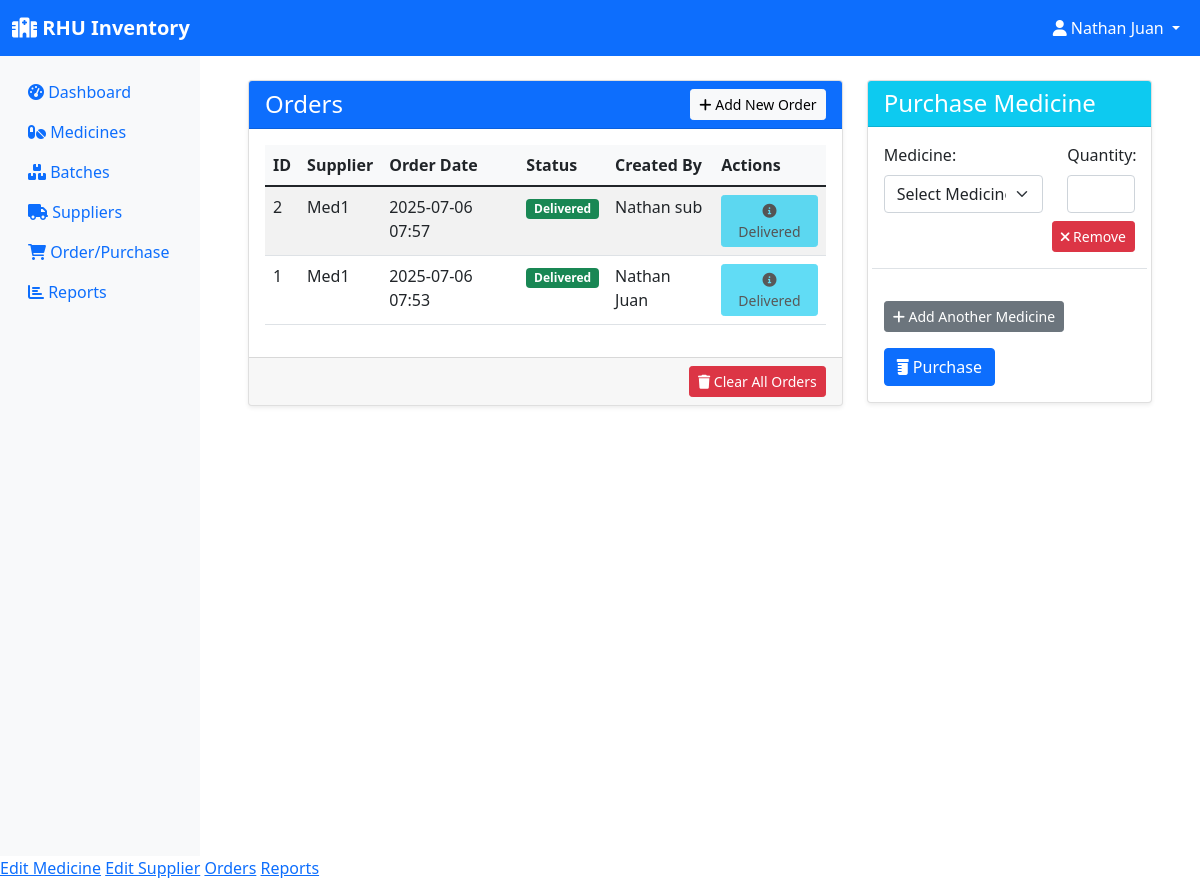
Before: /orders (signed in) with the older database file.
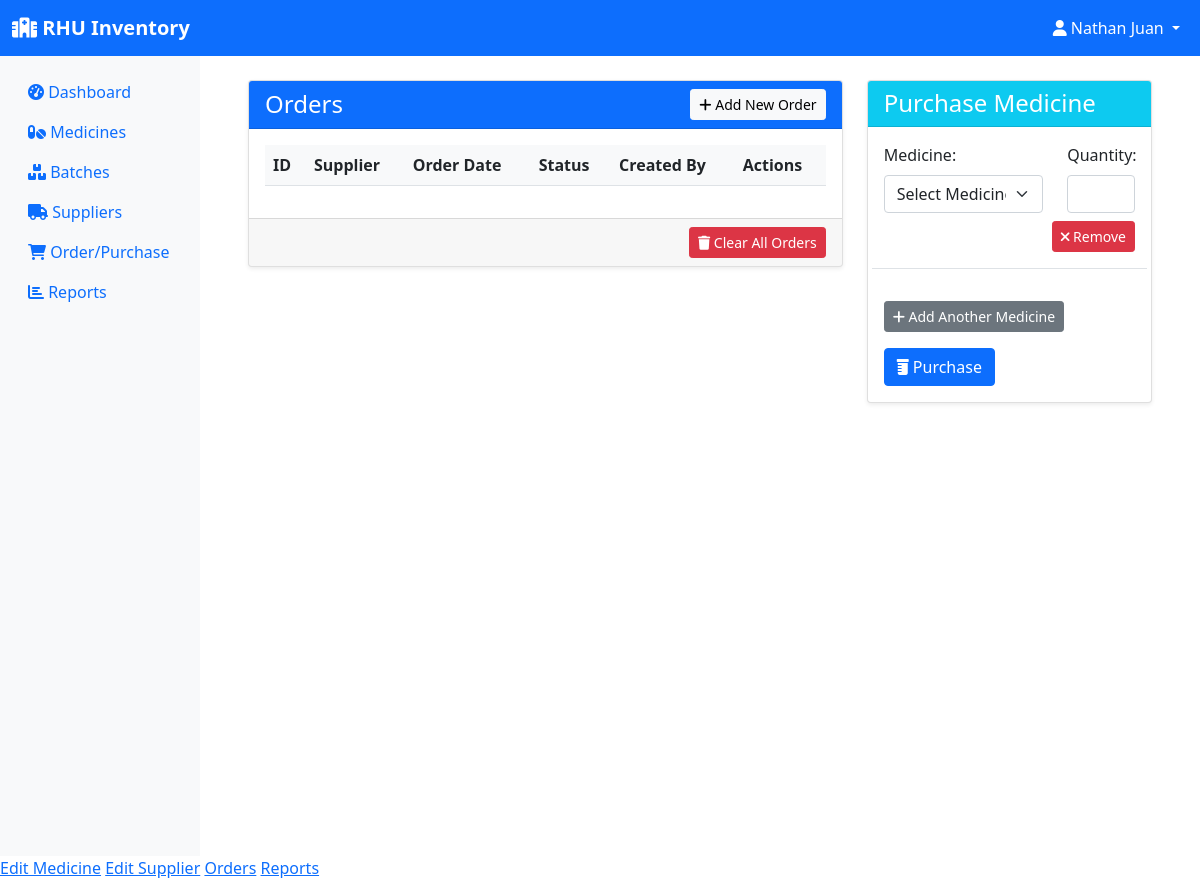
After: the same page with the newer database file.
### models.py (models this page shows, shortened)
class Order(db.Model):
    id = db.Column(db.Integer, primary_key=True)
    supplier_id = db.Column(db.Integer, db.ForeignKey('supplier.id'), nullable=False)
    order_date = db.Column(db.DateTime, default=datetime.utcnow)
    status = db.Column(db.String(20), default='pending')  # pending, delivered, cancelled
    created_by = db.Column(db.Integer, db.ForeignKey('user.id'), nullable=False)
    items = db.relationship('OrderItem', backref='order', lazy=True, cascade='all, delete-orphan')
    creator = db.relationship('User', backref='orders')

class Supplier(db.Model):
    id = db.Column(db.Integer, primary_key=True)
    name = db.Column(db.String(100), nullable=False)
    contact_person = db.Column(db.String(100))
    phone = db.Column(db.String(20))
    email = db.Column(db.String(120))
    address = db.Column(db.String(200))
    created_at = db.Column(db.DateTime, default=datetime.utcnow)
    medicines = db.relationship('Medicine', backref='supplier', lazy=True)
    orders = db.relationship('Order', backref='supplier', lazy=True)

class User(UserMixin, db.Model):
    id = db.Column(db.Integer, primary_key=True)
    username = db.Column(db.String(150), unique=True, nullable=False)
    password = db.Column(db.String(256), nullable=False)
    role = db.Column(db.String(20), nullable=False, default='employee')  # pharmacist, manager, assistant
    email = db.Column(db.String(120), unique=True, nullable=False)
    created_at = db.Column(db.DateTime, default=datetime.utcnow)

### app.py (the view)
@app.route('/orders')
@login_required
def orders():
    orders = Order.query.order_by(Order.order_date.desc()).all()
    medicines = db.session.query(Medicine).join(Batch).group_by(Medicine.id).having(func.sum(Batch.quantity) > 0).all()
    return render_template('orders.html', orders=orders, medicines=medicines)

### app.py (called while the page is built)
@login_manager.user_loader
def load_user(user_id):
    return User.query.get(int(user_id))

### models.py (called while the page is built)
    @property
    def total_quantity(self):
        return sum(batch.quantity for batch in self.batches)

### templates/orders.html (shortened to what the changed rows need)
{% extends "base.html" %}
{% block content %}
<div class="container-fluid mt-4">
    <div class="row">
        <div class="col-md-8">
            <div class="card shadow-sm">
                <div class="card-body">
                    <div class="table-responsive">
                        <table class="table table-hover table-striped">
                            <thead>
                                <tr>
                                    <th>ID</th>
                                    <th>Supplier</th>
                                    <th>Order Date</th>
                                    <th>Status</th>
                                    <th>Created By</th>
                                    <th>Actions</th>
                                </tr>
                            </thead>
                            <tbody>
                                {% for order in orders %}
                                <tr>
                                    <td>{{ order.id }}</td>
                                    <td>{{ order.supplier.name }}</td>
                                    <td>{{ order.order_date.strftime('%Y-%m-%d %H:%M') }}</td>
                                    <td>
                                        <span class="badge {% if order.status == 'pending' %}bg-warning{% elif order.status == 'delivered' %}bg-success{% elif order.status == 'cancelled' %}bg-danger{% else %}bg-secondary{% endif %}">
                                            {{ order.status.capitalize() }}
                                        </span>
                                    </td>
                                    <td>{{ order.creator.username }}</td>
                                    <td>
                                        {% if order.status == 'pending' %}
                                            {% if current_user.role in ['admin', 'sub-admin'] %}
                                                <form action="{{ url_for('process_order', id=order.id) }}" method="POST" style="display:inline;">
                                                    <button type="submit" class="btn btn-success btn-sm" title="Process Order">
                                                        <i class="fas fa-check-circle"></i> Process
                                                    </button>
                                                </form>
                                            {% endif %}
                                            {% if current_user.role == 'admin' %}
                                                <form action="{{ url_for('cancel_order', id=order.id) }}" method="POST" style="display:inline;" onsubmit="return confirm('Are you sure you want to cancel this order?');">
                                                    <button type="submit" class="btn btn-danger btn-sm" title="Cancel Order">
                                                        <i class="fas fa-times-circle"></i> Cancel
                                                    </button>
                                                </form>
                                            {% endif %}
                                        {% else %}
                                            <button class="btn btn-info btn-sm" disabled>
                                                <i class="fas fa-info-circle"></i> {{ order.status.capitalize() }}
                                            </button>
                                        {% endif %}
                                    </td>
                                </tr>
                                {% endfor %}
                            </tbody>
                        </table>
                    </div>
                </div>
            </div>
        </div>
    </div>
</div>
{% endblock %}

Changed rows visible on the page:
removed Order: id "2", supplier.name "Med1", order_date "2025-07-06 07:57", status "Delivered", creator.username "Nathan sub"
removed Order: id "1", supplier.name "Med1", order_date "2025-07-06 07:53", status "Delivered", creator.username "Nathan Juan"
